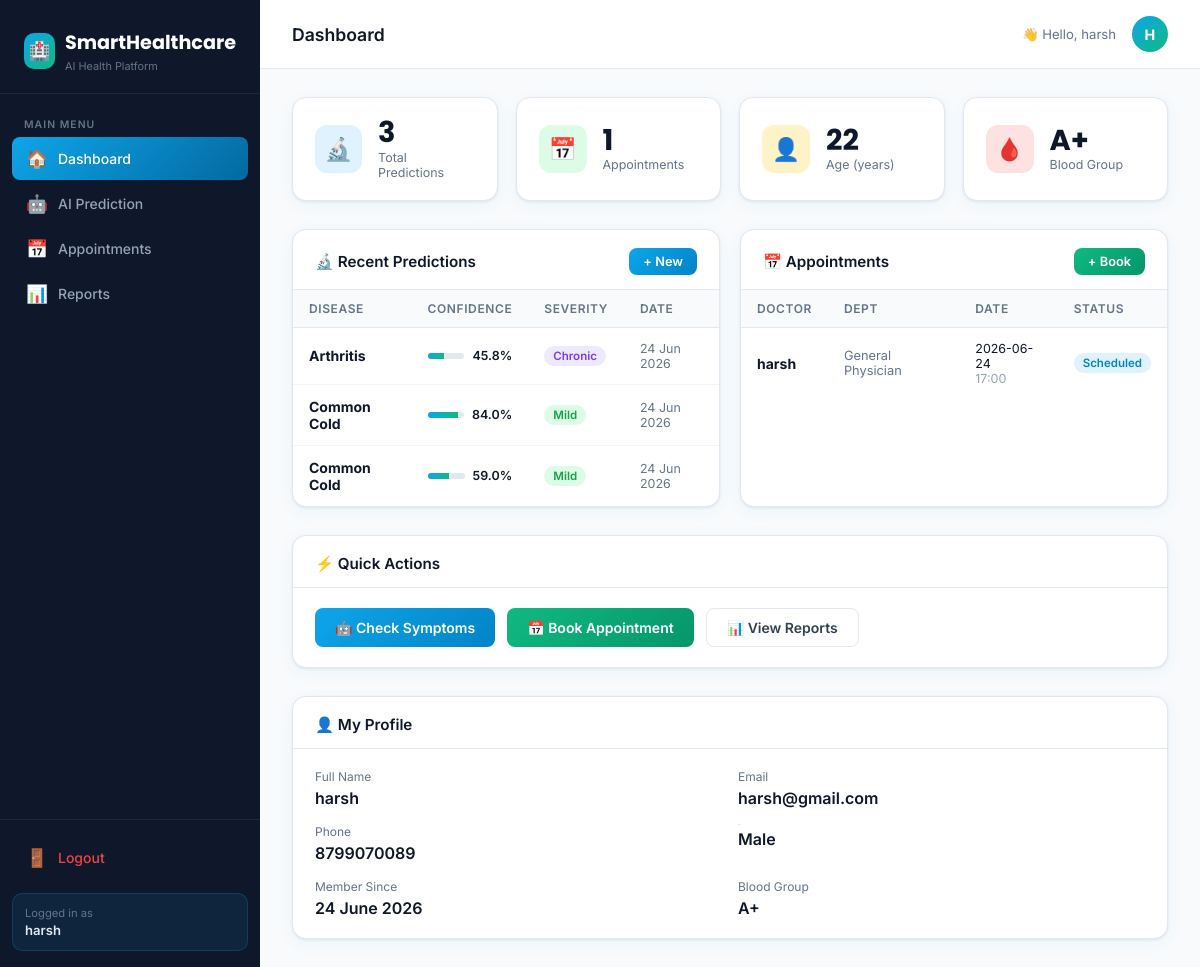
The page /dashboard (signed in) on the database its author committed.
### app.py (models this page shows)
class User(db.Model):
    id         = db.Column(db.Integer, primary_key=True)
    name       = db.Column(db.String(100), nullable=False)
    email      = db.Column(db.String(120), unique=True, nullable=False)
    password   = db.Column(db.String(200), nullable=False)
    age        = db.Column(db.Integer)
    gender     = db.Column(db.String(10))
    phone      = db.Column(db.String(15))
    blood_group= db.Column(db.String(5))
    created_at = db.Column(db.DateTime, default=datetime.utcnow)

class Prediction(db.Model):
    id          = db.Column(db.Integer, primary_key=True)
    user_id     = db.Column(db.Integer, db.ForeignKey('user.id'))
    disease     = db.Column(db.String(100))
    confidence  = db.Column(db.Float)
    symptoms    = db.Column(db.String(500))
    severity    = db.Column(db.String(20))
    specialist  = db.Column(db.String(100))
    created_at  = db.Column(db.DateTime, default=datetime.utcnow)

class Appointment(db.Model):
    id          = db.Column(db.Integer, primary_key=True)
    user_id     = db.Column(db.Integer, db.ForeignKey('user.id'))
    doctor_name = db.Column(db.String(100))
    department  = db.Column(db.String(100))
    date        = db.Column(db.String(20))
    time        = db.Column(db.String(20))
    reason      = db.Column(db.String(300))
    status      = db.Column(db.String(20), default='Scheduled')
    created_at  = db.Column(db.DateTime, default=datetime.utcnow)

### app.py (the view)
@app.route('/dashboard')
@login_required
def dashboard():
    user = User.query.get(session['user_id'])
    preds = Prediction.query.filter_by(user_id=user.id).order_by(Prediction.created_at.desc()).limit(5).all()
    apts  = Appointment.query.filter_by(user_id=user.id).order_by(Appointment.created_at.desc()).limit(5).all()
    total_preds = Prediction.query.filter_by(user_id=user.id).count()
    total_apts  = Appointment.query.filter_by(user_id=user.id).count()
    return render_template('dashboard.html', user=user, predictions=preds,
                           appointments=apts, total_preds=total_preds, total_apts=total_apts)

### app.py (called while the page is built)
def login_required(f):
    from functools import wraps
    @wraps(f)
    def decorated(*args, **kwargs):
        if 'user_id' not in session:
            flash('Please login first.', 'warning')
            return redirect(url_for('login'))
        return f(*args, **kwargs)
    return decorated

### templates/dashboard.html (shortened to what this page needs)
<!DOCTYPE html>
<html lang="en">
<head>
<link rel="stylesheet" href="{{ url_for('static', filename='css/style.css') }}">
</head>
<body>
<div class="layout">
  {% include '_sidebar.html' %}
  <div class="main-content">
    <div class="topbar">
      <div class="topbar-title">Dashboard</div>
      <div class="topbar-right">
        <span style="font-size:.82rem;color:#64748b">👋 Hello, {{ session.user_name }}</span>
        <div class="user-avatar">{{ session.user_name[0].upper() }}</div>
      </div>
    </div>
    <div class="page-content">
      <div class="stats-grid">
        <div class="stat-card">
          <div class="stat-icon blue">🔬</div>
          <div>
            <div class="stat-value">{{ total_preds }}</div>
            <div class="stat-label">Total Predictions</div>
          </div>
        </div>
        <div class="stat-card">
          <div class="stat-icon green">📅</div>
          <div>
            <div class="stat-value">{{ total_apts }}</div>
            <div class="stat-label">Appointments</div>
          </div>
        </div>
        <div class="stat-card">
          <div class="stat-icon orange">👤</div>
          <div>
            <div class="stat-value">{{ user.age or '–' }}</div>
            <div class="stat-label">Age (years)</div>
          </div>
        </div>
        <div class="stat-card">
          <div class="stat-icon red">🩸</div>
          <div>
            <div class="stat-value">{{ user.blood_group or '–' }}</div>
            <div class="stat-label">Blood Group</div>
          </div>
        </div>
      </div>
      <div class="grid-2">
        <div class="card">
          <div class="card-header">
            <span class="card-title">🔬 Recent Predictions</span>
            <a href="{{ url_for('prediction') }}" class="btn btn-primary btn-sm">+ New</a>
          </div>
          <div class="card-body" style="padding:0">
            {% if predictions %}
            <div class="table-wrap">
              <table>
                <thead><tr><th>Disease</th><th>Confidence</th><th>Severity</th><th>Date</th></tr></thead>
                <tbody>
                {% for p in predictions %}
                <tr>
                  <td><strong>{{ p.disease }}</strong></td>
                  <td>
                    <div style="display:flex;align-items:center;gap:8px">
                      <div style="flex:1;background:#e2e8f0;border-radius:4px;height:6px;overflow:hidden">
                        <div style="width:{{ p.confidence }}%;height:100%;background:linear-gradient(90deg,#0ea5e9,#10b981)"></div>
                      </div>
                      <span style="font-size:.78rem;font-weight:600">{{ p.confidence }}%</span>
                    </div>
                  </td>
                  <td>
                    <span class="badge badge-{{ p.severity.lower() }}">{{ p.severity }}</span>
                  </td>
                  <td style="font-size:.78rem;color:#64748b">{{ p.created_at.strftime('%d %b %Y') }}</td>
                </tr>
                {% endfor %}
                </tbody>
              </table>
            </div>
            {% else %}
            <div style="padding:36px;text-align:center;color:#94a3b8">
              <div style="font-size:2.5rem">🔬</div>
              <p style="margin-top:10px">No predictions yet</p>
              <a href="{{ url_for('prediction') }}" class="btn btn-primary btn-sm" style="margin-top:10px">Make First Prediction</a>
            </div>
            {% endif %}
          </div>
        </div>
        <div class="card">
          <div class="card-header">
            <span class="card-title">📅 Appointments</span>
            <a href="{{ url_for('appointment') }}" class="btn btn-success btn-sm">+ Book</a>
          </div>
          <div class="card-body" style="padding:0">
            {% if appointments %}
            <div class="table-wrap">
              <table>
                <thead><tr><th>Doctor</th><th>Dept</th><th>Date</th><th>Status</th></tr></thead>
                <tbody>
                {% for a in appointments %}
                <tr>
                  <td><strong>{{ a.doctor_name }}</strong></td>
                  <td style="font-size:.8rem;color:#64748b">{{ a.department }}</td>
                  <td style="font-size:.78rem">{{ a.date }}<br><span style="color:#94a3b8">{{ a.time }}</span></td>
                  <td><span class="badge badge-{{ a.status.lower() }}">{{ a.status }}</span></td>
                </tr>
                {% endfor %}
                </tbody>
              </table>
            </div>
            {% else %}
            <div style="padding:36px;text-align:center;color:#94a3b8">
              <div style="font-size:2.5rem">📅</div>
              <p style="margin-top:10px">No appointments booked</p>
              <a href="{{ url_for('appointment') }}" class="btn btn-success btn-sm" style="margin-top:10px">Book Appointment</a>
            </div>
            {% endif %}
          </div>
        </div>
      </div>
      <div class="card mt-4">
        <div class="card-header"><span class="card-title">⚡ Quick Actions</span></div>
        <div class="card-body">
          <div style="display:flex;gap:12px;flex-wrap:wrap">
            <a href="{{ url_for('prediction') }}" class="btn btn-primary">🤖 Check Symptoms</a>
            <a href="{{ url_for('appointment') }}" class="btn btn-success">📅 Book Appointment</a>
            <a href="{{ url_for('reports') }}" class="btn btn-outline">📊 View Reports</a>
          </div>
        </div>
      </div>
      <div class="card mt-4">
        <div class="card-header"><span class="card-title">👤 My Profile</span></div>
        <div class="card-body">
          <div class="grid-2" style="gap:16px">
            <div>
              <div style="font-size:.75rem;color:#64748b;margin-bottom:4px">Full Name</div>
              <div style="font-weight:600">{{ user.name }}</div>
            </div>
            <div>
              <div style="font-size:.75rem;color:#64748b;margin-bottom:4px">Email</div>
              <div style="font-weight:600">{{ user.email }}</div>
            </div>
            <div>
              <div style="font-size:.75rem;color:#64748b;margin-bottom:4px">Phone</div>
              <div style="font-weight:600">{{ user.phone or 'Not added' }}</div>
            </div>
            <div>
              <div style="font-size:.75px;color:#64748b;margin-bottom:4px">Gender</div>
              <div style="font-weight:600">{{ user.gender or 'Not specified' }}</div>
            </div>
            <div>
              <div style="font-size:.75rem;color:#64748b;margin-bottom:4px">Member Since</div>
              <div style="font-weight:600">{{ user.created_at.strftime('%d %B %Y') }}</div>
            </div>
            <div>
              <div style="font-size:.75rem;color:#64748b;margin-bottom:4px">Blood Group</div>
              <div style="font-weight:600">{{ user.blood_group or 'Not specified' }}</div>
            </div>
          </div>
        </div>
      </div>
    </div>
  </div>
</div>
</body>
</html>

### templates/_sidebar.html
<div class="sidebar">
  <div class="sidebar-brand">
    <div class="logo">
      <div class="logo-icon">🏥</div>
      <div>
        SmartHealthcare
        <small>AI Health Platform</small>
      </div>
    </div>
  </div>
  <nav class="sidebar-nav">
    <div class="nav-label">Main Menu</div>
    <a href="{{ url_for('dashboard') }}" class="nav-item {% if request.endpoint == 'dashboard' %}active{% endif %}">
      <span class="icon">🏠</span> Dashboard
    </a>
    <a href="{{ url_for('prediction') }}" class="nav-item {% if request.endpoint == 'prediction' %}active{% endif %}">
      <span class="icon">🤖</span> AI Prediction
    </a>
    <a href="{{ url_for('appointment') }}" class="nav-item {% if request.endpoint == 'appointment' %}active{% endif %}">
      <span class="icon">📅</span> Appointments
    </a>
    <a href="{{ url_for('reports') }}" class="nav-item {% if request.endpoint == 'reports' %}active{% endif %}">
      <span class="icon">📊</span> Reports
    </a>
  </nav>
  <div class="sidebar-footer">
    <a href="{{ url_for('logout') }}" class="nav-item" style="color:#ef4444">
      <span class="icon">🚪</span> Logout
    </a>
    <div style="margin-top:14px;padding:12px;background:rgba(14,165,233,.1);border-radius:10px;border:1px solid rgba(14,165,233,.2)">
      <div style="font-size:.7rem;color:#64748b">Logged in as</div>
      <div style="font-size:.82rem;font-weight:600;color:#e2e8f0;margin-top:2px">{{ session.user_name }}</div>
    </div>
  </div>
</div>

### rows shown on the page
User: age "22", blood_group "A+", name "harsh", email "harsh@gmail.com", phone "8799070089", gender "Male", created_at "24 June 2026"
Prediction: disease "Arthritis", confidence "45.8", severity "Chronic", created_at "24 Jun 2026"
Prediction: disease "Common Cold", confidence "84.0", severity "Mild", created_at "24 Jun 2026"
Prediction: disease "Common Cold", confidence "59.0", severity "Mild", created_at "24 Jun 2026"
Appointment: doctor_name "harsh", department "General Physician", date "2026-06-24", time "17:00", status "Scheduled"

### other values the page prints
{{ session.user_name }} "harsh"
{{ session.user_name[0].upper() }} "H"
{{ total_preds }} "3"
{{ total_apts }} "1"
